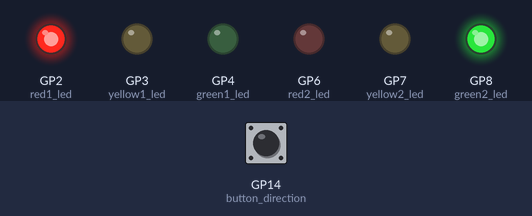
A program run on a simulated Raspberry Pi Pico running MicroPython. Shown: output pins drawn as LEDs (lit = HIGH). The test bench sets the inputs (shaded band); at power-on: GP14 (button_direction) HIGH. Threads take turns every 2 ms.

Above: at 0.2 s.
At 1.2 s:
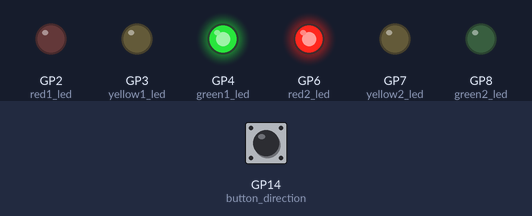
At 3.7 s:
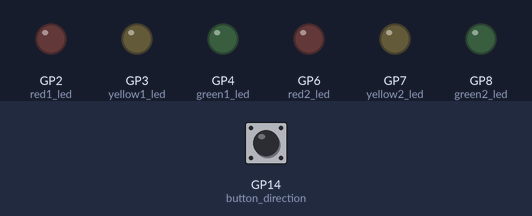
Timing chart, 0 to 4.6 s (numbered marks = the images above):
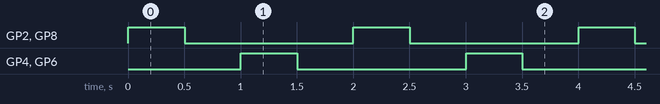

The program:

prob04.py
```python
import machine
import time
import _thread as thread

# Define GPIO pins
red1, yellow1, green1 = 2, 3, 4
red2, yellow2, green2 = 6, 7, 8
button_direction_pin = 14

# Initialize GPIO pins
red1_led = machine.Pin(red1, machine.Pin.OUT)
yellow1_led = machine.Pin(yellow1, machine.Pin.OUT)
green1_led = machine.Pin(green1, machine.Pin.OUT)
red2_led = machine.Pin(red2, machine.Pin.OUT)
yellow2_led = machine.Pin(yellow2, machine.Pin.OUT)
green2_led = machine.Pin(green2, machine.Pin.OUT)
button_direction = machine.Pin(button_direction_pin, machine.Pin.IN, machine.Pin.PULL_UP)

# Variable to indicate the current direction
current_direction = 1  # 1: Red-Horizontal, Green-Vertical; 2: Green-Horizontal, Red-Vertical

def switch_direction():
    global current_direction

    while True:
        if current_direction == 1:
            red1_led.value(1)
            green2_led.value(1)
            time.sleep(0.5)
            red1_led.value(0)
            green2_led.value(0)
            time.sleep(0.5)

            green1_led.value(1)
            red2_led.value(1)
            time.sleep(0.5)
            green1_led.value(0)
            red2_led.value(0)
            time.sleep(0.5)
        elif current_direction == 2:
            green1_led.value(1)
            red2_led.value(1)
            time.sleep(0.5)
            green1_led.value(0)
            red2_led.value(0)
            time.sleep(0.5)

            red1_led.value(1)
            green2_led.value(1)
            time.sleep(0.5)
            red1_led.value(0)
            green2_led.value(0)
            time.sleep(0.5)

# Function to handle direction button press
def direction_button_pressed(pin):
    global current_direction

    if current_direction == 1:
        current_direction = 2
    elif current_direction == 2:
        current_direction = 1

# Set up direction button interrupt
button_direction.irq(trigger=machine.Pin.IRQ_FALLING, handler=direction_button_pressed)

# Start the direction switching thread
thread.start_new_thread(switch_direction, ())

# Main loop
while True:
    # Your main code logic here (based on the current direction)
    pass
```

Measured:
- by itself, GP2 (red1_led), GP4 (green1_led), GP6 (red2_led), GP8 (green2_led): alternates HIGH for 0.50 s and LOW for 1.5 s
- by itself, everything shown: repeats every 2.0 s, in 4 steps
